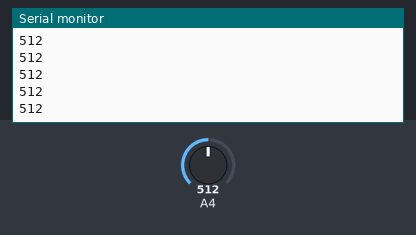
The sketch below on a simulated Arduino Leonardo, built with avr-gcc and run on an emulated ATmega32U4. Parts: the last lines printed to the serial monitor. The inputs (shaded band) are chosen by the test bench; at power-on: A4 = 512.

Above: at 1.2 s.
1.3 s: A4 set to 716
At 1.32 s:
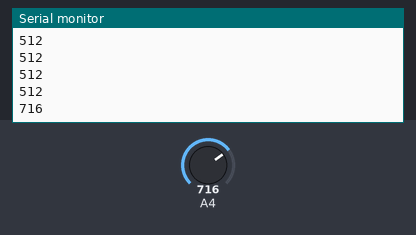
2.8 s: A4 set to 900
At 2.82 s:
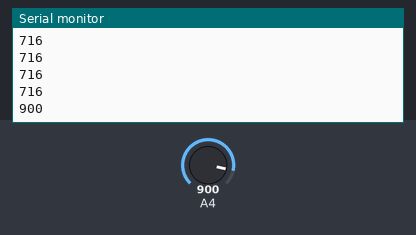
Timing chart, 0 to 5.8 s (numbered marks = the images above; inputs shaded):
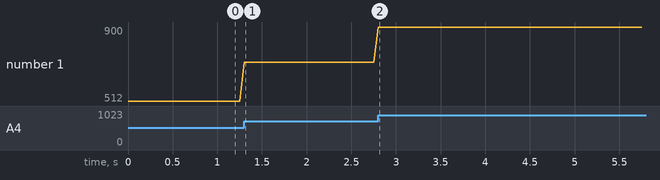

The sketch:

EsploraPulse.ino
```cpp
#include <Esplora.h>

const byte CH_TINKERKIT_INA = 8;
const unsigned long READ_RATE = 50;
const unsigned int BAUD_RATE = 9600;

unsigned int readChannel(byte channel) {
  digitalWrite(A0, (channel & 1) ? HIGH : LOW);
  digitalWrite(A1, (channel & 2) ? HIGH : LOW);
  digitalWrite(A2, (channel & 4) ? HIGH : LOW);
  digitalWrite(A3, (channel & 8) ? HIGH : LOW);
  return analogRead(A4);
}

void setup() {
  Serial.begin(BAUD_RATE);

}

void loop() {
  unsigned long startTime = millis();

  unsigned int reading = readChannel(CH_TINKERKIT_INA);
  Serial.println(reading, DEC);

  unsigned long elapsedTime = millis() - startTime;
  if (elapsedTime < READ_RATE) {
    delay(READ_RATE-elapsedTime);
  }
}
```

Measured:
- after the input at 1.3 s, the serial monitor: prints a new line at once (image 1)
- after the input at 2.8 s, the serial monitor: prints a new line at once (image 2)
- plotted number 1: 512 → 716 after the input at 1.3 s, 716 → 900 after the input at 2.8 s
